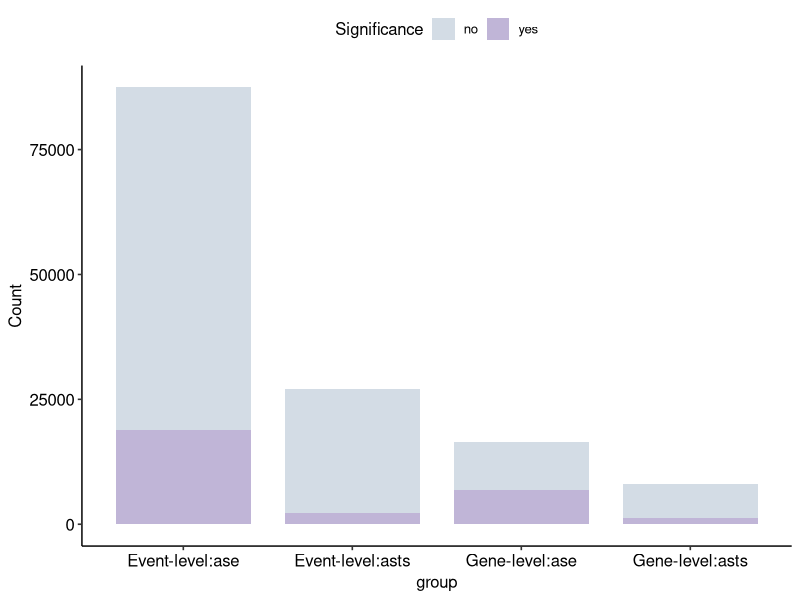
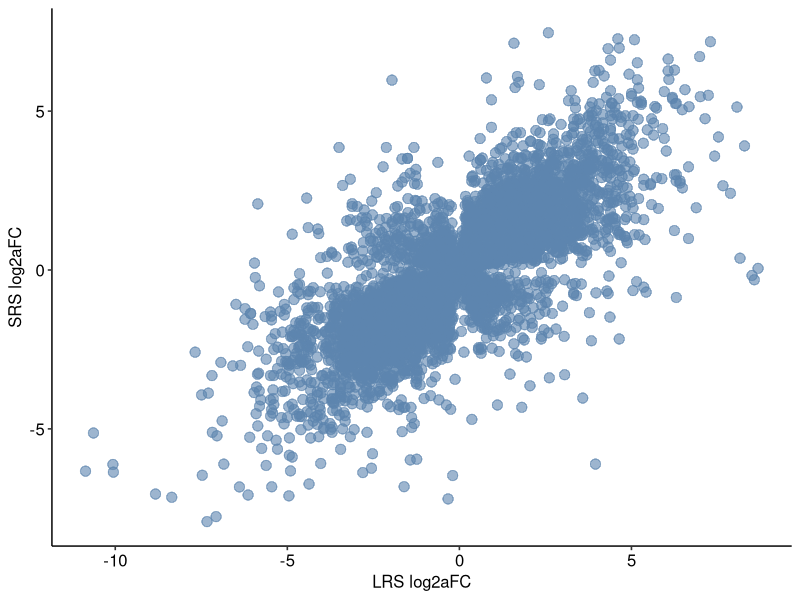
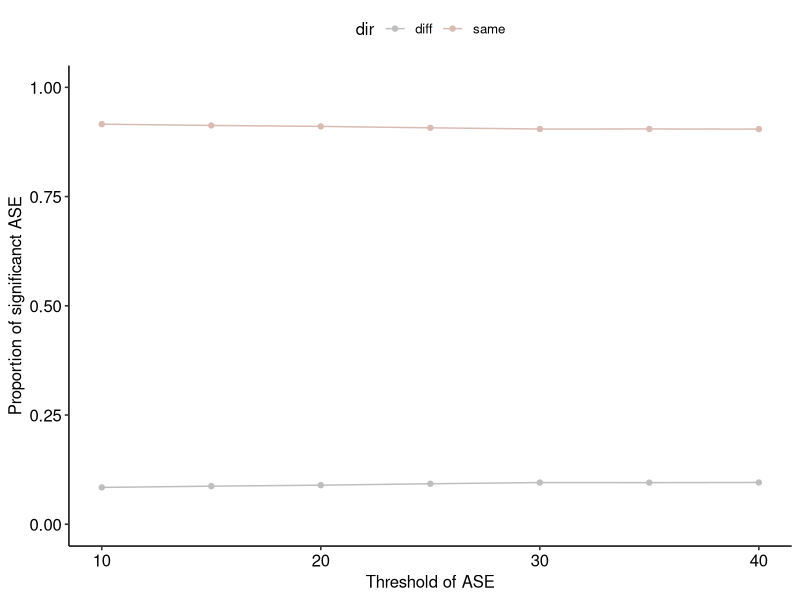
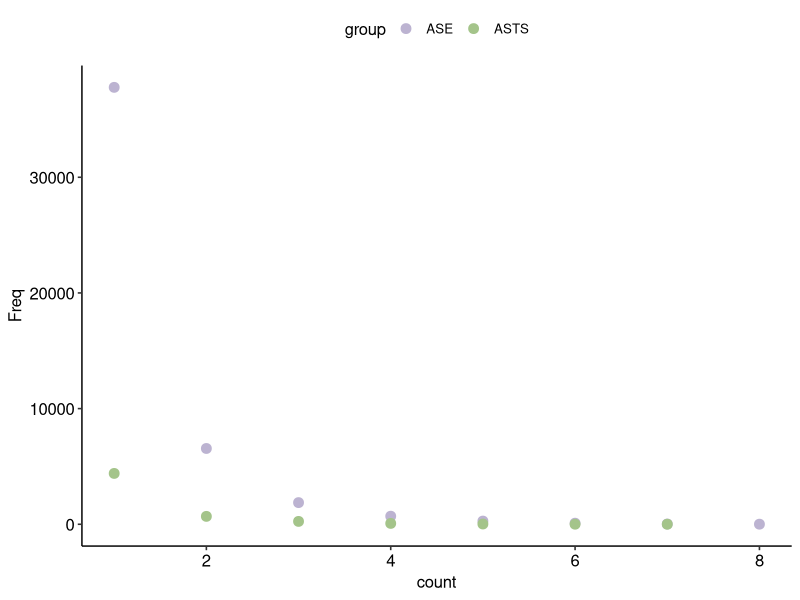
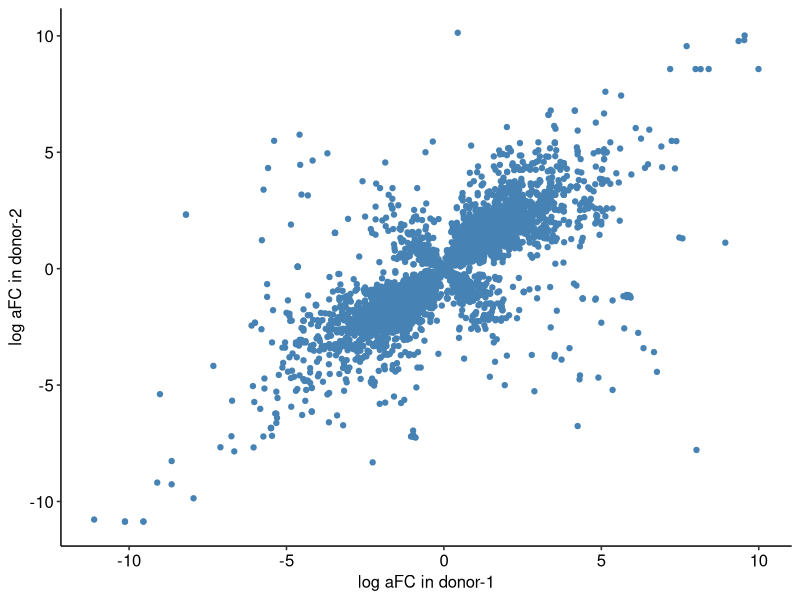
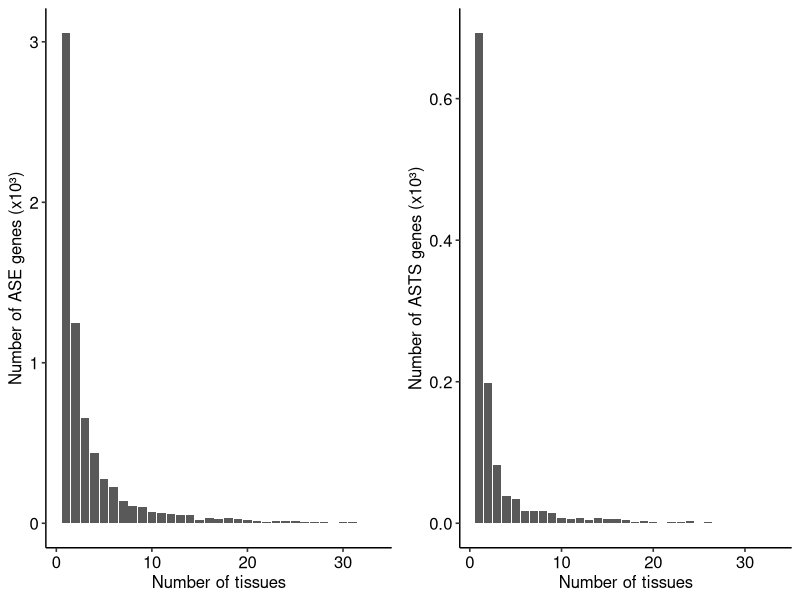

Recreate these plots in R, in order.
#==============================================#
#  ASE ASTS#
# Supp-Figure-14#
#==============================================#

library(dplyr)
library(data.table)
library(tidyverse)
library(ggplot2)
library(ggpubr)
library(ggrastr)

setwd("/media/london_A/mengxin/GTOP_code/supp/supp_fig14/input")


#Supp.Fig.14a the number of significant ase/asts -------------------------------

df_plot.m <- fread("Figure S14a.txt")
ggplot(df_plot.m,aes(x=group,y=Count,fill=Significance)) + geom_bar(stat="identity",width=.8) + theme_pubr() + 
  scale_fill_manual(breaks = c("no","yes"),values = c("#D3DCE5","#C0B5D7"))


# Supp.Fig.14b comparation bewteen SRS ASE and LRS ASE
df_plot <- fread("Figure S14b.txt")
ggplot(df_plot)+
  # geom_point(size=3, aes(x=logafc, y=as.numeric(log2_aFC)), alpha=0.6, color="grey80") +
  geom_point_rast(size=3, aes(x=logafc, y=as.numeric(log2_aFC)), alpha=0.6, color="#5d86af") +
  xlab("LRS log2aFC") + ylab("SRS log2aFC") +
  theme_pubr()

# Supp.Fig.14c concordance of ASE direction between LRS and SRS across thresholds

df_plot <- fread("Figure S14c.txt")

ggplot(df_plot)+
  geom_point(aes(x=thresh, y=ratio, fill=dir, color=dir))+
  geom_line(aes(x=thresh, y=ratio, fill=dir, color=dir))+
  scale_fill_manual(values=c("diff"="grey", "same"="#d8bbb3"))+
  scale_color_manual(values=c("diff"="grey", "same"="#d8bbb3"))+
  scale_y_continuous(limits = c(0, 1))+
  theme_pubr()+
  xlab("Threshold of ASE")+
  ylab("Proportion of significanct ASE")


# Supp.Fig.14d the distribution of ASE/ASTS events for donors
df_plot <- fread("Figure S14d.txt")
ggplot(df_plot,aes(x=count,y=Freq,color=group)) + 
  scale_color_manual(
  values = c(
    "ASE" = "#bcb3d1",
    "ASTS" = "#a4c48a"
  ))+
    geom_point(size=3) + theme_pubr()

# Supp.Fig.14e log2aFC in ASE events for donor 1 and donor 2

df_plot <- fread("Figure S14e.txt")
ggplot(df_plot,aes(x=logafc.x,y=logafc.y)) + geom_point(color="steelblue") + 
  xlab("log aFC in donor-1")+
  ylab("log aFC in donor-2")+
  theme_pubr()


# S14 f-g the distribution of ASE/ASTS genes

df_plot <- fread("Figure S14f-g.txt")

p1 <- ggplot(df_plot,aes(x=ase_tissues))+
  geom_bar(aes(y = after_stat(count / 1000)), stat = "count")+
  xlab("Number of tissues")+
  ylab("Number of ASE genes (x10³)")+
  theme_pubr()

p2 <- ggplot(df_plot,aes(x=asts_tissues))+
  geom_bar(aes(y = after_stat(count / 1000)), stat = "count")+
  xlab("Number of tissues")+
  ylab("Number of ASTS genes (x10³)")+
  theme_pubr()

cowplot::plot_grid(p1, p2, ncol = 2)
